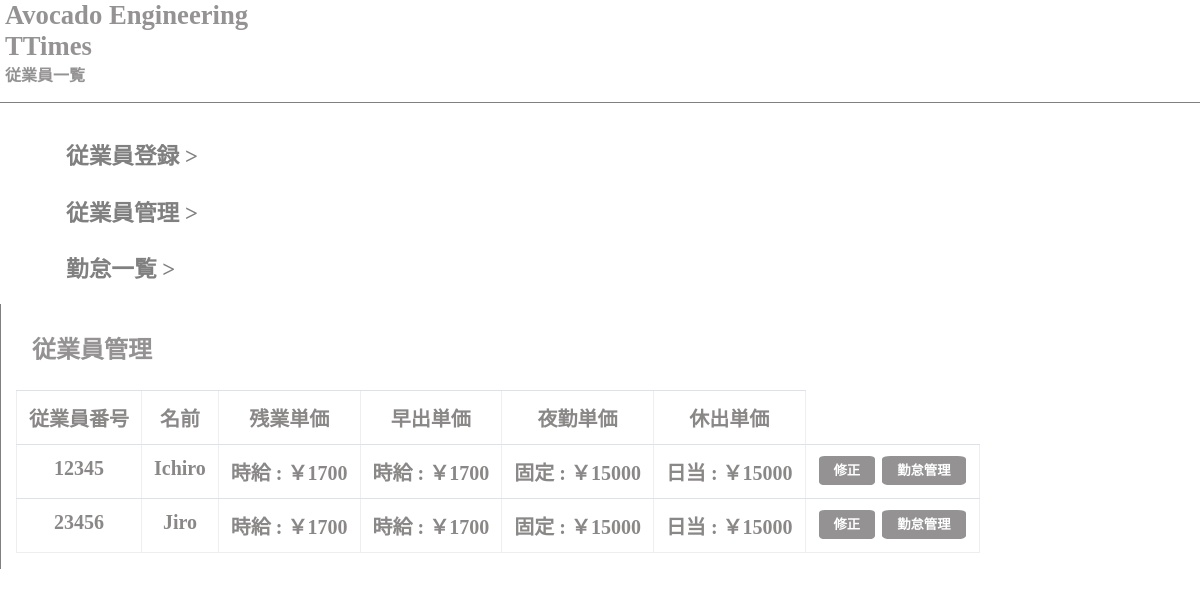
Page /staffpayment/ (signed in) on the earlier database version.
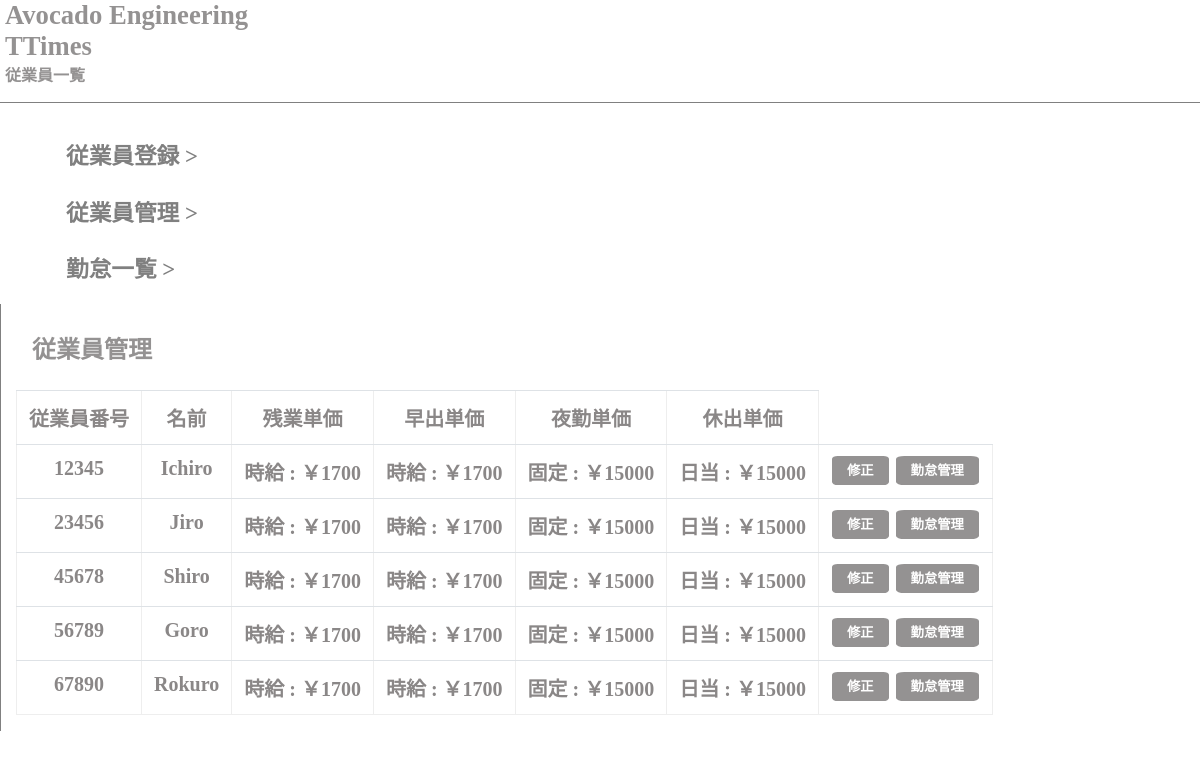
Same page on the later database version.
### TTimes/models.py (models this page shows, shortened)
class ChildCompanyModel(AbstractBaseUser, PermissionsMixin):
    id = models.AutoField(primary_key=True)
    name = models.CharField(
        _('会社名'),
        max_length=100,
        unique=True,
        help_text=_(
            'Required. 100 characters or fewer. Letters, digits and @/./+/-/_ only.'),
        error_messages={
            'unique': _("A user with that username already exists.  "),
            },
        )
    email = models.EmailField(
        max_length=255,
        unique=False,
        )
    is_staff = models.BooleanField(
        _('staff status'),
        default=False,
        help_text=_(
            'Designates whether the user can log into this admin site.'),
        )
    is_active = models.BooleanField(
        _('active'),
        default=True,
        help_text=_(
            'Designates whether this user should be treated as active. '
            'Unselect this instead of deleting accounts.'
            ),
        )
    date_joined = models.DateTimeField(_('date joined'), default=timezone.now)
    parent_company= models.ForeignKey(ParentCompanyModel, on_delete=models.CASCADE, verbose_name='親会社', default='', null=True, blank=True)
    cut_off_day = models.IntegerField(verbose_name='締め日 0で月末', default=20)
    objects = CustomUserManager()
    USERNAME_FIELD = 'name'
    EMAIL_FIELD = 'email'
    REQUIRED_FIELDS = ['email']
    class Meta:
        verbose_name = _('子会社モデル')
        verbose_name_plural = _('子会社モデル')
    @property
    def is_staff(self):
        "Is the user a member of staff?"
        return self.is_superuser
    def __str__(self):
        return self.name

class StaffModel(models.Model):
    class Meta:
        verbose_name_plural = "従業員モデル"
    id = models.AutoField(primary_key=True)
    name = models.CharField(verbose_name="氏名", max_length=100)
    email = models.EmailField(verbose_name='メールアドレス', max_length=240, null=True, blank=True)
    password = models.CharField(verbose_name='メールアドレス', max_length=50)
    place = models.ForeignKey(ChildCompanyModel, on_delete=models.CASCADE, verbose_name='勤務先', default=None)
    employee_number = models.IntegerField(verbose_name='社員番号', default=None)
    authority = models.IntegerField(verbose_name='職位',choices=AUTH_LEVEL, default=0)
    regular_start = models.TimeField(verbose_name="始業時間")
    regular_finish = models.TimeField(verbose_name="終業時間")
    day_break_start = models.TimeField(verbose_name="休憩開始時間")
    day_break_finish = models.TimeField(verbose_name="休憩終了時間")
    night_break_start = models.TimeField(verbose_name="(夜)休憩開始時間")
    night_break_finish = models.TimeField(verbose_name="(夜)休憩終了時間")
    ot_style = models.IntegerField(verbose_name='残業形態',choices=PAY_STYLE, default=1)
    morning_style = models.IntegerField(verbose_name='早出形態',choices=PAY_STYLE, default=1)
    night_style = models.IntegerField(verbose_name='夜勤形態',choices=PAY_STYLE, default=2)
    holiday_style = models.IntegerField(verbose_name='休出形態',choices=PAY_STYLE, default=0)
    ot_wage = models.IntegerField(verbose_name='残業単価', default=None)
    morning_wage = models.IntegerField(verbose_name='早出単価', default=None)
    night_wage = models.IntegerField(verbose_name='夜勤単価', default=None)
    holiday_wage = models.IntegerField(verbose_name='休出単価', default=None)
    rest_paid_holiday = models.IntegerField(verbose_name='残有休', default=None)
    def __str__(self):
        return self.name + " -- " + str(self.place.name)

### TTimes/views.py (the view)
# urls.py: path('staffpayment/', staffpaymentview, name='staffpayment'),
@login_required
def staffpaymentview(request):
    company = request.user
    staffs = StaffModel.objects.filter(place=company).all()
    staff_list = {}
    for staff in staffs:
        staff_list[staff] = staffs.filter(name=staff).values()
    template_name = "staff_payment.html"
    context = {
        "staff_list": staff_list,
        "company": str(request.user),
        }
    return render(request, template_name, context)

### templates/staff_payment.html
{% extends 'base.html' %}
{% load widget_tweaks %}
{% load static %}
{% block head %}
<link rel='stylesheet' type="text/css" href="{% static 'css/staff_payment.css'%}">
{% endblock head %}
{% block content %}
<body  style="width:auto; margin:0 auto">
    <div class="layout_width" id="page_title" align="left">
        <ul style="list-style: none; padding-left: 5px;">
            <li class="campany_name" id="company_name" align="left">{{ company }}</li>
            <li class="application_name" id="company_name" align="left">TTimes</li>
            <li class="staff_list" id="company_name" align="left">従業員一覧</li>
        </ul>
    </div>
    <div class="layout_sidebar">
        <div class="sidebar_container">
            <ul class="border border-white">
                <li><a class="btn_btn-default" href="{% url 'TTimes:register' %}">従業員登録 ></a></li>
                <li><a class="btn_btn-default" href="{% url 'TTimes:staffpayment' %}">従業員管理 ></a></li>
                <li><a class="btn_btn-default" href="{% url 'TTimes:dailylist' %}">勤怠一覧 ></a></li>
            </ul>
        </div>
    </div>
    <div class="layout_main" >
        <p class="page_title">従業員管理</p>
        <div class="container" align="center">
            <table border="1" class="table" >
                <thead class="thead-lignt" >
                    <tr align="center" valign="middle" >
                        <td>従業員番号</td>
                        <td>名前</td>
                        <td>残業単価</td>
                        <td>早出単価</td>
                        <td>夜勤単価</td>
                        <td>休出単価</td>
                    </tr>
                </thead>
                {% for staff in staff_list %}
                <tr align="center" valign="middle" >
                    <td>{{ staff.employee_number }}</td>
                    <td>{{ staff.name }}</td>
                    <td>{{ staff.get_ot_style_display }} : ￥{{ staff.ot_wage }}</td>
                    <td>{{ staff.get_morning_style_display }} : ￥{{ staff.morning_wage }}</td>
                    <td>{{ staff.get_night_style_display }} : ￥{{ staff.night_wage }}</td>
                    <td>{{ staff.get_holiday_style_display }} : ￥{{ staff.holiday_wage }}</td>
                    <td>
                        <a class="fix_button" href="#">修正</a>
                        <a class="attendance_management_button" href="{% url 'TTimes:staffrecord' staff.employee_number %}">勤怠管理</a>
                    </td>
                </tr>
                {% endfor %}
            </table>
        </div>
    </div>
</body>
{% endblock content %}

### templates/base.html (shortened to what this page needs)
<!doctype html>
<html lang="ja">
{% load widget_tweaks %}
<head>
    {% load static %}
    <link rel='stylesheet' type="text/css" href="{% static 'css/style.css'%}">
    <link rel="stylesheet" href="{% static 'css/bootstrap.min.css' %}">
    {% block head %}
    {% endblock head %}
</head>
<body>
    {% block content %}
    {% endblock content %}
</body>
</html>

### static/css/style.css (style rules this page uses)
.campany_name { color: rgb(148, 146, 146); font:bold 20pt Times New Roman; }
.application_name { color: rgb(148, 146, 146); font:bold 20pt Times New Roman; }
.staff_list { color: rgb(148, 146, 146); font:bold 12pt Times New Roman; }
.page_title { padding: 30px 30px; color: rgb(148, 146, 146); font:bold 18pt Times New Roman; margin: 10px 1px 4px 1px; line-height: 0.5em }
.container { color: rgb(148, 146, 146); }
.btn_btn-default { background: rgb(255, 255, 255); border-radius:5%; padding: 3px 5px; color :gray; margin: 25px 25px 25px 10px; font:bold 17pt Times New Roman; line-height : 2.5em }
.layout_width { font:bold 15pt Times New Roman; border-bottom: medium solid gray; border-width:thin; }
.layout_sidebar { float:left; width: 250px; background-color: rgba(255,255,255,0.9); border: 10px solid rgba(255, 255, 255, 0.9); }
.layout_main { width:auto; float:left; border-left: medium solid gray; border-width:thin; margin:10 auto; }
tr,td { height:1%; font:bold 15pt Times New Roman; }
table { border: none; background: rgb(255, 255, 255); color : #8a8787; }
.fix_button { background: rgb(148, 146, 146); border-radius:10%; padding: 7px 15px; color : #ffffff; font-size : 10pt; margin: 1px 1px 1px 1px; }

### static/css/staff_payment.css (style rules this page uses)
.border { list-style: none; margin-top: 15px; height: 150px; }
.fix_button { background: rgb(148, 146, 146); border-radius:10%; padding: 7px 15px; color : #ffffff; font-size : 10pt; margin: 1px 1px 1px 1px; }
.attendance_management_button { background: rgb(148, 146, 146); border-radius:10%; padding: 7px 15px; color : #ffffff; font-size : 10pt; margin: 1px 1px 1px 1px; }

Differences in the rows shown:
added StaffModel: employee_number "45678", name "Shiro", ot_style "時給", ot_wage "1700", morning_style "時給", morning_wage "1700", night_style "固定", night_wage "15000", holiday_style "日当", holiday_wage "15000"
added StaffModel: employee_number "56789", name "Goro", ot_style "時給", ot_wage "1700", morning_style "時給", morning_wage "1700", night_style "固定", night_wage "15000", holiday_style "日当", holiday_wage "15000"
added StaffModel: employee_number "67890", name "Rokuro", ot_style "時給", ot_wage "1700", morning_style "時給", morning_wage "1700", night_style "固定", night_wage "15000", holiday_style "日当", holiday_wage "15000"
